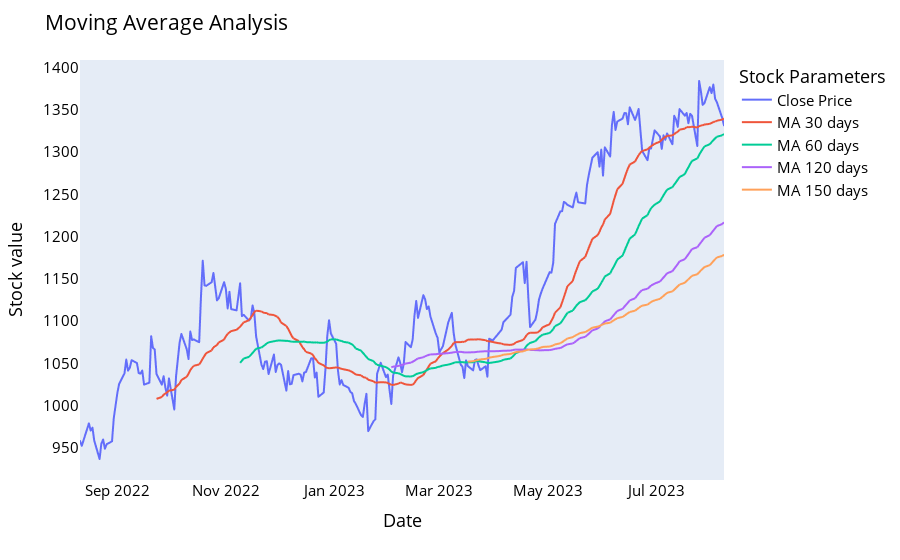

The cell this chart's notebook holds for it:
### Code cell
names = cycle(['Close Price','MA 30 days','MA 60 days','MA 120 days','MA 150 days'])

fig = px.line(data, x=data.index ,y=[data['Close'],data['MA for 30 days'],data['MA for 60 days'],data['MA for 120 days'], data['MA for 150 days']],labels={'date': 'Date','value':'Stock value'})
fig.update_layout(title_text='Moving Average Analysis', font_size=15, font_color='black',legend_title_text='Stock Parameters')
fig.update_xaxes(showgrid=False)
fig.update_yaxes(showgrid=False)
fig.for_each_trace(lambda t:  t.update(name = next(names)))
fig.show()

### Figure 1 — Plotly figure (JSON) as saved in the notebook; plotly's stock layout.template omitted (floating-point values rounded to 4 significant figures; data arrays with more than 128 entries replaced by an {"elided": "..."} marker saying what was removed)
{"data": [{"hovertemplate": "variable=Close<br>Date=%{x}<br>Stock value=%{y}<extra></extra>", "legendgroup": "Close", "line": {"color": "#636efa", "dash": "solid"}, "marker": {"symbol": "circle"}, "mode": "lines", "name": "Close Price", "showlegend": true, "type": "scattergl", "x": {"elided": "246 str values"}, "xaxis": "x", "y": {"elided": "246 float values"}, "yaxis": "y"}, {"hovertemplate": "variable=MA for 30 days<br>Date=%{x}<br>Stock value=%{y}<extra></extra>", "legendgroup": "MA for 30 days", "line": {"color": "#EF553B", "dash": "solid"}, "marker": {"symbol": "circle"}, "mode": "lines", "name": "MA 30 days", "showlegend": true, "type": "scattergl", "x": {"elided": "246 str values"}, "xaxis": "x", "y": {"elided": "246 float values"}, "yaxis": "y"}, {"hovertemplate": "variable=MA for 60 days<br>Date=%{x}<br>Stock value=%{y}<extra></extra>", "legendgroup": "MA for 60 days", "line": {"color": "#00cc96", "dash": "solid"}, "marker": {"symbol": "circle"}, "mode": "lines", "name": "MA 60 days", "showlegend": true, "type": "scattergl", "x": {"elided": "246 str values"}, "xaxis": "x", "y": {"elided": "246 float values"}, "yaxis": "y"}, {"hovertemplate": "variable=MA for 120 days<br>Date=%{x}<br>Stock value=%{y}<extra></extra>", "legendgroup": "MA for 120 days", "line": {"color": "#ab63fa", "dash": "solid"}, "marker": {"symbol": "circle"}, "mode": "lines", "name": "MA 120 days", "showlegend": true, "type": "scattergl", "x": {"elided": "246 str values"}, "xaxis": "x", "y": {"elided": "246 float values"}, "yaxis": "y"}, {"hovertemplate": "variable=MA for 150 days<br>Date=%{x}<br>Stock value=%{y}<extra></extra>", "legendgroup": "MA for 150 days", "line": {"color": "#FFA15A", "dash": "solid"}, "marker": {"symbol": "circle"}, "mode": "lines", "name": "MA 150 days", "showlegend": true, "type": "scattergl", "x": {"elided": "246 str values"}, "xaxis": "x", "y": {"elided": "246 float values"}, "yaxis": "y"}], "layout": {"font": {"color": "black", "size": 15}, "legend": {"title": {"text": "Stock Parameters"}, "tracegroupgap": 0}, "margin": {"t": 60}, "title": {"text": "Moving Average Analysis"}, "xaxis": {"anchor": "y", "domain": [0, 1], "showgrid": false, "title": {"text": "Date"}}, "yaxis": {"anchor": "x", "domain": [0, 1], "showgrid": false, "title": {"text": "Stock value"}}}}
